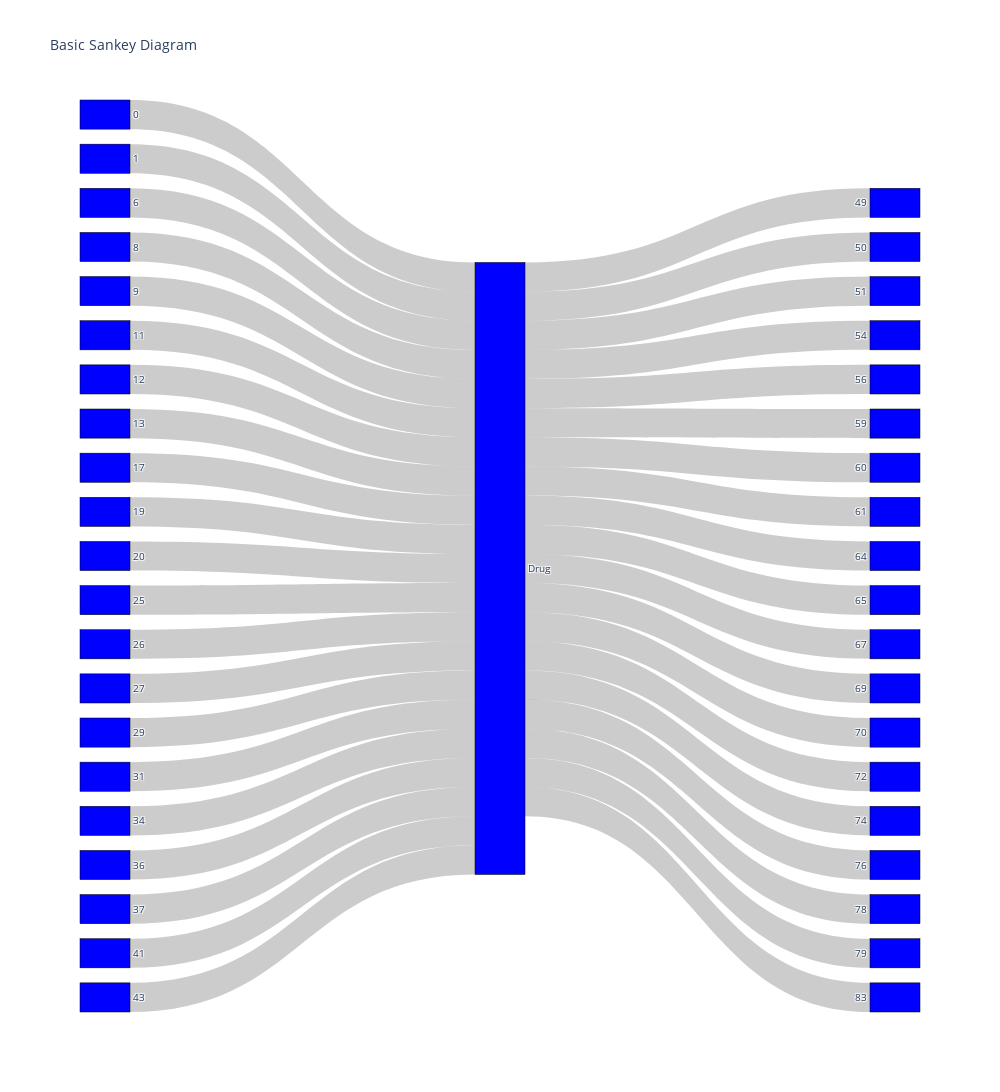

This figure's notebook cell:
### Code cell
fig = go.Figure(data=[go.Sankey(
    arrangement='fixed',
    node = dict(
      pad = 15,
      thickness = 50,
      line = dict(color = "black", width = 0.5),
      label = ["Drug"] + list(range(86)),
      color = "blue"
    ),
    link = dict(
      source = list(range(1,47))+ [0]*40,
      target = [0]*46 + list(range(47,87)),
      value = [random.randint(0, 1) for i in range(86)]
  ))])

fig.update_layout(title_text="Basic Sankey Diagram", font_size=10, autosize=False, width=1000, height=2000,)
fig.show()

### Figure 1 — Plotly figure (JSON) as saved in the notebook; plotly's stock layout.template omitted (floating-point values rounded to 4 significant figures)
{"data": [{"arrangement": "fixed", "link": {"source": [1, 2, 3, 4, 5, 6, 7, 8, 9, 10, 11, 12, 13, 14, 15, 16, 17, 18, 19, 20, 21, 22, 23, 24, 25, 26, 27, 28, 29, 30, 31, 32, 33, 34, 35, 36, 37, 38, 39, 40, 41, 42, 43, 44, 45, 46, 0, 0, 0, 0, 0, 0, 0, 0, 0, 0, 0, 0, 0, 0, 0, 0, 0, 0, 0, 0, 0, 0, 0, 0, 0, 0, 0, 0, 0, 0, 0, 0, 0, 0, 0, 0, 0, 0, 0, 0], "target": [0, 0, 0, 0, 0, 0, 0, 0, 0, 0, 0, 0, 0, 0, 0, 0, 0, 0, 0, 0, 0, 0, 0, 0, 0, 0, 0, 0, 0, 0, 0, 0, 0, 0, 0, 0, 0, 0, 0, 0, 0, 0, 0, 0, 0, 0, 47, 48, 49, 50, 51, 52, 53, 54, 55, 56, 57, 58, 59, 60, 61, 62, 63, 64, 65, 66, 67, 68, 69, 70, 71, 72, 73, 74, 75, 76, 77, 78, 79, 80, 81, 82, 83, 84, 85, 86], "value": [1, 1, 0, 0, 0, 0, 1, 0, 1, 1, 0, 1, 1, 1, 0, 0, 0, 1, 0, 1, 1, 0, 0, 0, 0, 1, 1, 1, 0, 1, 0, 1, 0, 0, 1, 0, 1, 1, 0, 0, 0, 1, 0, 1, 0, 0, 0, 0, 0, 1, 1, 1, 0, 0, 1, 0, 1, 0, 0, 1, 1, 1, 0, 0, 1, 1, 0, 1, 0, 1, 1, 0, 1, 0, 1, 0, 1, 0, 1, 1, 0, 0, 0, 1, 0, 0]}, "node": {"color": "blue", "label": ["Drug", 0, 1, 2, 3, 4, 5, 6, 7, 8, 9, 10, 11, 12, 13, 14, 15, 16, 17, 18, 19, 20, 21, 22, 23, 24, 25, 26, 27, 28, 29, 30, 31, 32, 33, 34, 35, 36, 37, 38, 39, 40, 41, 42, 43, 44, 45, 46, 47, 48, 49, 50, 51, 52, 53, 54, 55, 56, 57, 58, 59, 60, 61, 62, 63, 64, 65, 66, 67, 68, 69, 70, 71, 72, 73, 74, 75, 76, 77, 78, 79, 80, 81, 82, 83, 84, 85], "line": {"color": "black", "width": 0.5}, "pad": 15, "thickness": 50}, "type": "sankey"}], "layout": {"autosize": false, "font": {"size": 10}, "height": 2000, "title": {"text": "Basic Sankey Diagram"}, "width": 1000}}
